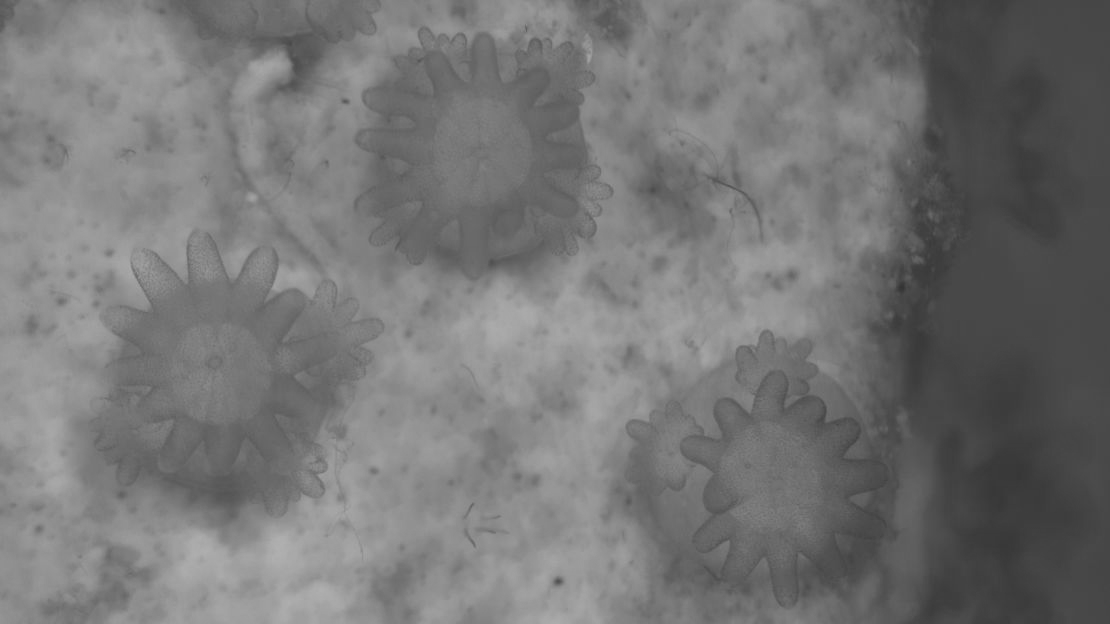
#> input picture image.pgm, 1110 x 624 px
$ python hough.py
#> lines starting #> are read from the running program, lines starting #| are printed output that depends on the picture; after the words box and inside, x2 and y2 are one past the last pixel; in counts of white or black regions, pixels touching at a corner belong together
#> further down, image is the input picture: shape (624, 1110); min 51, max 176, mean 117.4


import numpy as np
import cv2

def hough_transform(image, min_radius, max_radius):
#> called with min_radius = 120, max_radius = 180
    if image is None:
        raise ValueError("Could not load image")

    if len(image.shape) == 3:
        gray = cv2.cvtColor(image, cv2.COLOR_BGR2GRAY)
    else:
        gray = image


    _, binary = cv2.threshold(gray, 127, 255, cv2.THRESH_BINARY_INV)
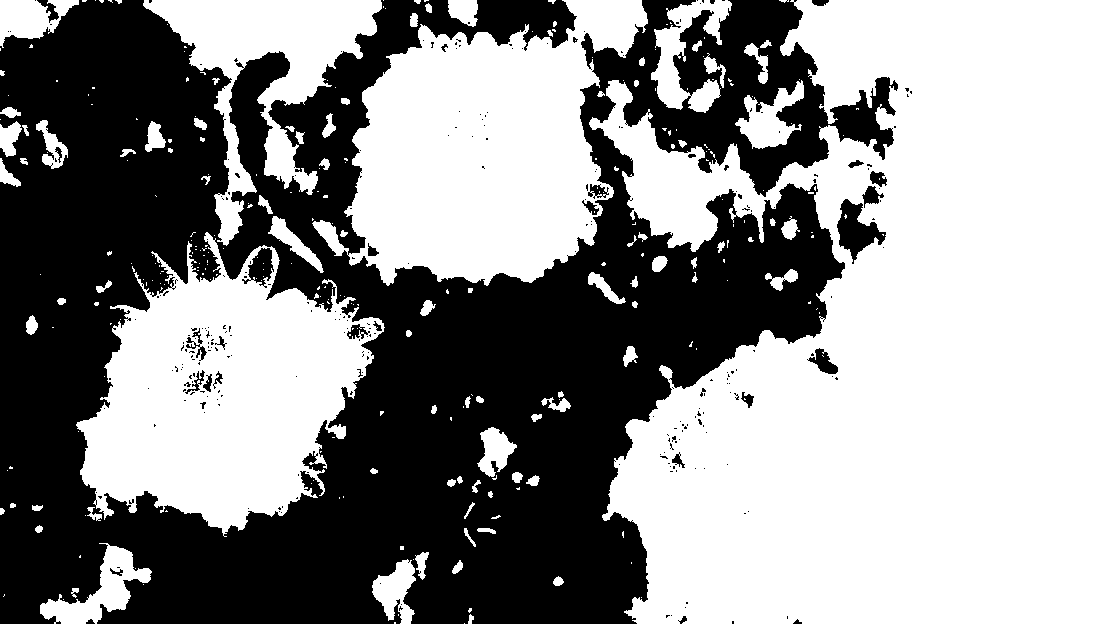
#> binary: shape (624, 1110); 56.3% white; 275 black regions (245 under 20 px), largest, box (x1, y1, x2, y2) and area: (0, 0, 898, 624) 297236, (837, 199, 886, 264) 1462, (242, 248, 274, 288) 640


    blurred = cv2.GaussianBlur(binary, (5, 5), 1.5)
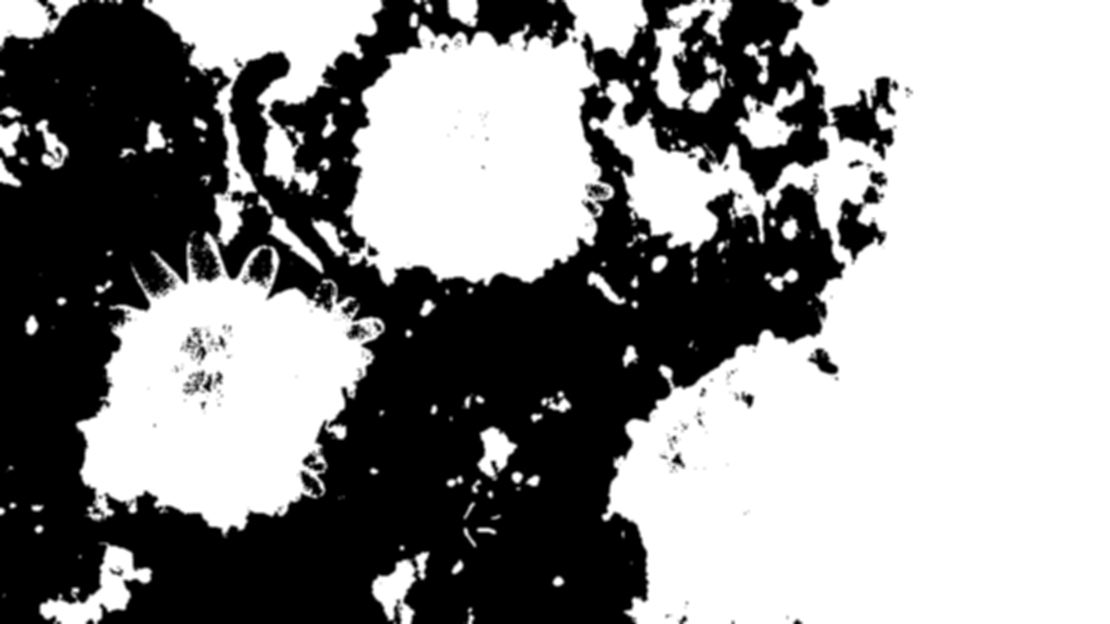
#> blurred: shape (624, 1110); min 0, max 255, mean 143.5


    kernel = np.ones((3,3), np.uint8)
    blurred = cv2.morphologyEx(blurred, cv2.MORPH_CLOSE, kernel)


    cv2.imshow("Preprocessed", blurred)
    cv2.waitKey(0)
    cv2.destroyAllWindows()


    circles = cv2.HoughCircles(
        blurred,
        cv2.HOUGH_GRADIENT,
        dp=1,
        minDist=10,
        param1=40,   #higher val detects stronger circles, lower val detects weaker circles
        param2=20,   #same as above
        minRadius=min_radius,
        maxRadius=max_radius
    )
#> circles = [[448.5, 150.5, 152.9], [186.5, 347.5, 156.3], [481.5, 167.5, 124.4], [406.5, 175.5, 145.3]]

    output = image.copy()

    if circles is not None:
        circles = np.uint16(np.around(circles))
#> circles = [[448, 150, 153], [186, 348, 156], [482, 168, 124], [406, 176, 145]]
        for i in circles[0, :]:

            cv2.circle(output, (i[0], i[1]), i[2], (255, 255, 255), 3)
            cv2.circle(output, (i[0], i[1]), 2, (128, 128, 128), 4)
#> this loop made 4 passes
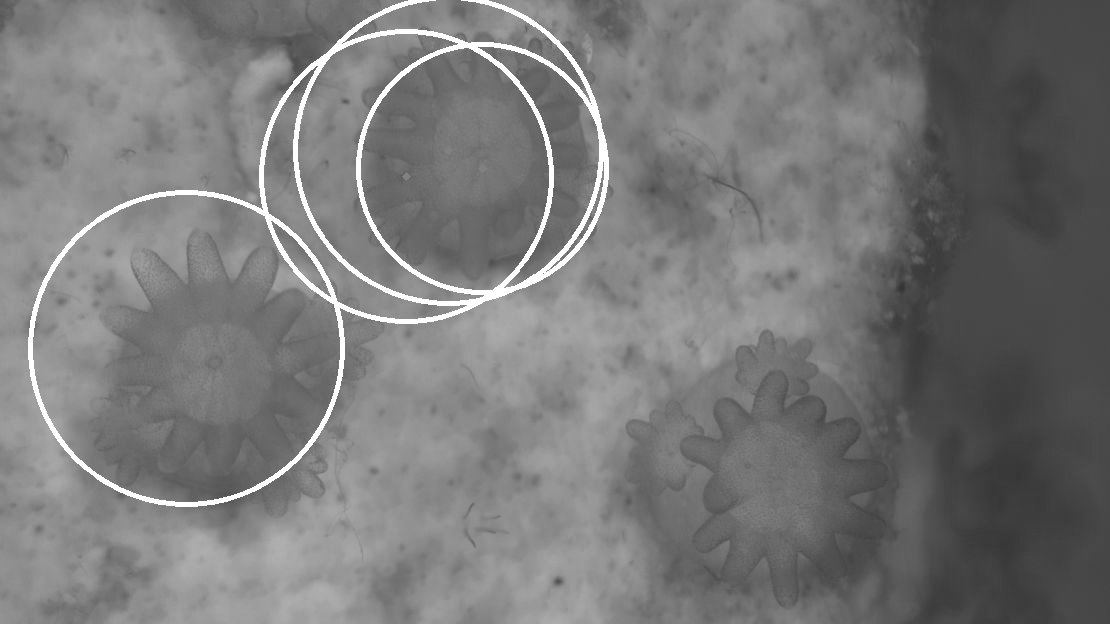
#> output: shape (624, 1110); 2.5% of pixels changed, all inside (x1, y1, x2, y2) = (28, 0, 609, 507)
        print(f"Found {len(circles[0])} circles")
#| Found 4 circles
    else:
        print("No circles detected")

    return output

if __name__ == "__main__":
    image = cv2.imread("image.pgm", cv2.IMREAD_UNCHANGED)

    if image is None:
        print("Error: Could not load image.pgm")
        exit(1)

    min_radius = 120
    max_radius = 180

    try:
        result = hough_transform(image, min_radius, max_radius)

        cv2.imshow("Original", image)
        cv2.imshow("Detected Circles", result)
        cv2.waitKey(0)
        cv2.destroyAllWindows()

    except Exception as e:
        print(f"Error processing image: {str(e)}")
